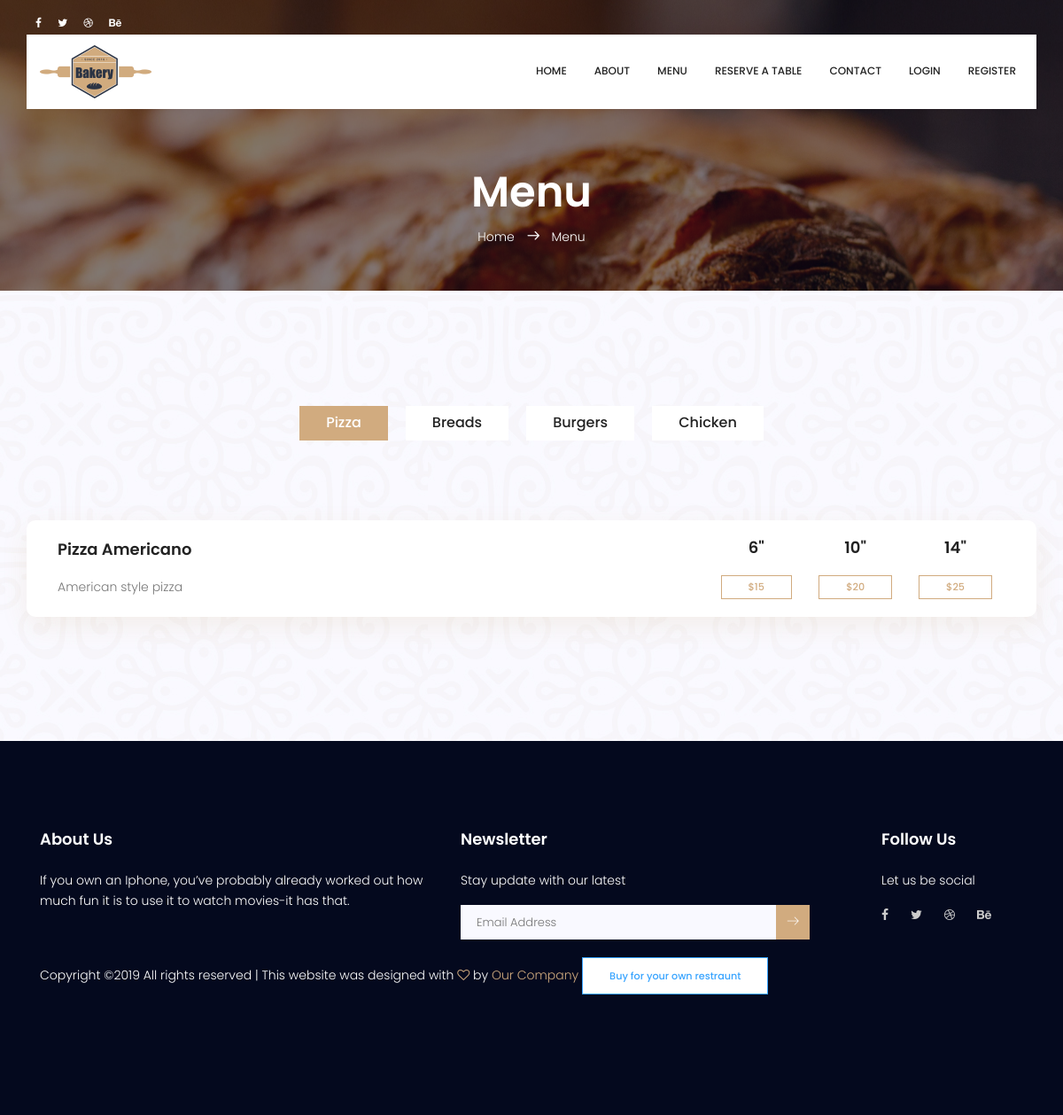
The page /menu on the database its author committed.
### tables this page shows
CREATE TABLE "Menu" (
	`ProductID`	INTEGER NOT NULL,
	`Name`	TEXT NOT NULL,
	`Category`	TEXT,
	`Description`	TEXT,
	`Option1`	TEXT,
	`Option2`	TEXT,
	`Option3`	TEXT,
	`Price1`	INTEGER,
	`Price2`	INTEGER,
	`Price3`	INTEGER,
	PRIMARY KEY(`ProductID`)
);

### app.py (the view)
@app.route('/menu')
def menu():
    data = query_db("select name,category,description,option1,option2,option3,price1,price2,price3 from menu")
    return render_template('menu.html',user=session.get("username"),alldata=data)

### app.py (called while the page is built)
def get_db():
    db = getattr(g, '_database', None)
    if db is None:
        db = g._database = sqlite3.connect(Database)
    return db

def query_db(query, args=(), one=False):  # used to retrieve values from the table
    cur = get_db().execute(query, args)
    rv = cur.fetchall()
    cur.close()
    return (rv[0] if rv else None) if one else rv

### templates/menu.html (shortened to what this page needs)
{% extends 'layout.html' %}
{% block content %}
<section class="banner-area relative about-banner" id="home">
	<div class="overlay overlay-bg"></div>
	<div class="container">
		<div class="row d-flex align-items-center justify-content-center">
			<div class="about-content col-lg-12">
				<h1 class="text-white">
					Menu
				</h1>
				<p class="text-white link-nav"><a href="{{url_for('index')}}">Home </a> <span
						class="lnr lnr-arrow-right"></span> <a href="{{url_for('menu')}}"> Menu</a></p>
			</div>
		</div>
	</div>
</section>
<section class="menu-list-area section-gap">
	<div class="container">
		<div class="row">
			<div class="menu-cat mx-auto">
				<ul class="nav nav-pills" id="pills-tab" role="tablist">
					<li class="nav-item">
						<a class="nav-link active" id="pizza-tab" data-toggle="pill" href="#pizza" role="tab" aria-controls="pizza"
							aria-selected="true">Pizza</a>
					</li>
					<li class="nav-item">
						<a class="nav-link" id="bread-tab" data-toggle="pill" href="#bread" role="tab"
							aria-controls="bread" aria-selected="false">Breads</a>
					</li>
					<li class="nav-item">
						<a class="nav-link" id="pills-burger-tab" data-toggle="pill" href="#burger" role="tab"
							aria-controls="pills-burger" aria-selected="false">Burgers</a>
					</li>
					<li class="nav-item">
						<a class="nav-link" id="chicken-tab" data-toggle="pill" href="#chicken" role="tab"
							aria-controls="chicken" aria-selected="false">Chicken</a>
					</li>
				</ul>
			</div>
		</div>
		<div id="pills-tabContent" class="tab-content absolute">
			{%for data in alldata%}
						<div class="tab-pane fade {% if data[1]=='pizza' %} show active {% endif %}" id={{ data[1] }} role="tabpanel" aria-labelledby="{{ data[1] }}-tab">
							<div class="single-menu-list row justify-content-between align-items-center">
								<div class="col-lg-8">
									<a href="#"><h4>{{data[0]}}</h4></a>
									<p>
										{{data[2]}}
									</p>
								</div>
								<div class="col-lg-4 flex-row d-flex price-size ">
									<div class="s-price col">
											{%if data[6] is not none %}
										<h4>{{data[3]}}</h4>
										{%set op1=1%}
										<a href="{{url_for('addtocart',name=data[0],size=data[3],option=op1)}}" class="genric-btn primary-border small">${{data[6]}}</a>
										{%else%}
										<a></a>
										{%endif%}
									</div>
									<div class="s-price col">
										{%if data[7] is not none %}
										<h4>{{data[4]}}</h4>
										{%set op2=2%}
										<a href="{{url_for('addtocart',name=data[0],size=data[4],option=op2)}}" class="genric-btn primary-border small">${{data[7]}}</a>
										{%else%}
										<a></a>
										{%endif%}
									</div>
									<div class="s-price col">
										{%if data[8] is not none%}
										<h4>{{data[5]}}</h4>
										{%set op3=3%}
										<a href="{{url_for('addtocart',name=data[0],size=data[5],option=op3)}}" class="genric-btn primary-border small">${{data[8]}}</a>
										{%else%}
										<a></a>
										{%endif%}
									</div>
								</div>
							</div>
						</div>
						{%endfor%}
			</div>
		</div>
</section>
{%endblock%}

### static/css/main.css (style rules this page uses)
body { color:#777;font-family:"Poppins",sans-serif;font-size:14px;font-weight:300;line-height:1.625em;position:relative }
ol,ul { margin:0;padding:0;list-style:none }
a { -webkit-transition:all 0.3s ease 0s;-moz-transition:all 0.3s ease 0s;-o-transition:all 0.3s ease 0s;transition:all 0.3s ease 0s }
a,a:focus,a:hover { text-decoration:none;outline:0 }
h1,h2,h3,h4,h5,h6 { font-family:"Poppins",sans-serif;color:#222;line-height:1.2em !important;margin-bottom:0;margin-top:0;font-weight:600 }
h1,.h1 { font-size:36px }
h4,.h4 { font-size:18px }
.text-white { color:#fff }
.relative { position:relative }
.overlay { position:absolute;left:0;right:0;top:0;bottom:0 }
h1 { font-size:36px }
h4 { font-size:18px }
h1,h2,h3,h4,h5,h6 { line-height:1.5em }
.genric-btn { display:inline-block;outline:none;line-height:40px;padding:0 30px;font-size:.8em;text-align:center;text-decoration:none;font-weight:500;cursor:pointer;-webkit-transition:all 0.3s ease 0s;-moz-transition:all 0.3s ease 0s;-o-transition:all 0.3s ease 0s;transition:all 0.3s ease 0s }
.genric-btn.small { line-height:25px }
.genric-btn.primary-border { color:#d1ab7f;border:1px solid #d1ab7f;background:#fff }
.section-gap { padding:120px 0 }
.banner-area { background:url(../img/banner-bg.jpg) center;background-size:cover;background-attachment:fixed }
.banner-area .overlay-bg { background-color:rgba(4,9,30,0.5) }
.link-nav { margin-top:10px;margin-bottom:0px }
.about-banner { background:url(../img/top-banner.jpg) center }
.about-content { margin-top:138px;padding:50px 0px;text-align:center }
.about-content h1 { font-size:48px;font-weight:600 }
.about-content a { color:#fff;font-weight:300;font-size:14px }
.about-content .lnr { margin:0px 10px;font-weight:600 }
.menu-list-area { background:url(../img/pattern-bg.jpg) }
.menu-list-area .menu-cat { margin-bottom:80px }
.menu-list-area .menu-cat .nav-pills .nav-item { background-color:#fff;margin:10px }
.menu-list-area .menu-cat .nav-pills .nav-item a { font-size:16px;font-weight:500;padding:8px 30px;border-radius:0px;color:#222 }
.menu-list-area .menu-cat .nav-pills .nav-item .active { background-color:#d1ab7f;color:#fff }
.menu-list-area .single-menu-list { margin-bottom:20px;padding:20px;border-radius:10px;background-color:#fff;box-shadow:0px 10px 30px 0px rgba(182,136,52,0.1);z-index:9999 }
.menu-list-area .single-menu-list h4 { margin-bottom:20px }
.menu-list-area .single-menu-list p { max-width:670px;margin-bottom:0px }
.menu-list-area .single-menu-list .price-size { text-align:center }

### rows shown on the page
Menu: Name "Pizza Americano", Description "American style pizza", Option1 "6\"", Price1 "15", Option2 "10\"", Price2 "20", Option3 "14\"", Price3 "25"
